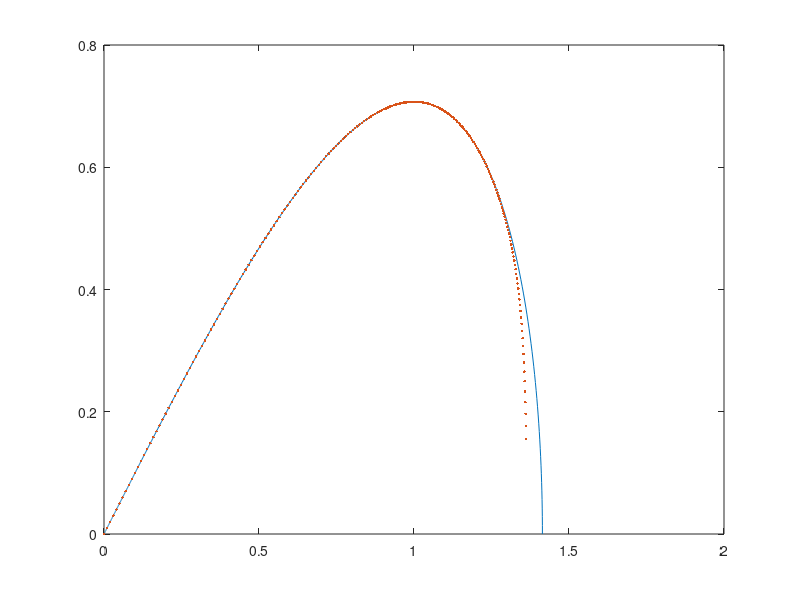

The MATLAB script that drew this image:
%Este programa se escribe sin acentos 
%Autor: Prof.Jaime Burgos Garcia
%Facultad de Ciencias Fisico Matematicas. Universidad Autonoma de Coahuila
%Asignatura: Topicos Selectos de Analisis Numerico
%Tema: El metodo de parametrizacion para variedades invariantes de puntos de equilibrio.
% Caso de la ecuacion de Duffing. VERSION CORREGIDA
%Advertencia. Este programa es una version corregida de la implementacion computacional del
%metodo presentado en el articulo, El metodo de parametrizacion para variedades invariantes de
%puntos de equilibrio de ecuaciones diferenciales ordinarias. Abstraction &
%Application, 30. pp 64-81, (2020). En consecuencia, los resultados
%proporcionados por este programa no corresponden a los presentados en
%dicho documento.
clear 
close all
clc
format long
%Bloque de parametros iniciales
%Por las necesidades de Matlab, el indice de las sumas comienzan desde 1.
N=21;  %Numero que define el orden de la aproximacion deseada. El orden es N-1
p0=[0 0]; %coordenadas del punto de equilibrio
lambda=1;%eigenvalor para la parte inestable
p1=[1 1]; %coordenadas d el vector asociado a la parte inestable
P=zeros(N,2); %arreglo para almacenar los coeficientes de la variedad
a=zeros(1,N); %arreglo para almacenar los coeficientes a_n (ver documento)
b=zeros(1,N); %arreglo para almacenar los coeficientes b_n (ver documento)
P(1,:)=p0;%coordenadas del punto de equilibrio 
P(2,:)=p1;%coordenadas del vector propio elegido
%%%%%%%%%%%%%%%%%%%%%%%%%%%%%%%%

for n = 3:N %ciclo para calcular los coeficientes de orden 2 y superior
   
sum1=0;
sum2=0;
%se ha usado el hecho que en el ejemplo actual el punto de equilibrio es el
%origen por lo cual los coeficientes a_1, a_2, b_1 y b_2 son cero (ver documento)

 for j=1:n %ciclo que calcula los elementos a_n
     
    sum1=sum1+P(n+1-j,1)*P(j,1);
           
 end
 a(n)=sum1;

for j=1:n %ciclo que calcula los elementos b_n
     
    sum2=sum2+P(n+1-j,1)*a(j);
           
end
 b(n)=sum2;
    s=sum2; %termino s_n-1, usando el hecho que p01=0 (ver documento)
    
    %%%%%%%%%%%%%%%%%%%%%%%%%solucion de los sistemas lineales a cada paso
     M=[-(n-1)*lambda 1;1-3*(p0(1))^2 -(n-1)*lambda]; %matriz
     v=[0;s]; %vector derecho para el sistema
     P(n,:) = M\v; %solucion del sistema lineal
     %%%%%%%%%%%%%%%%%%%%%%%%%%%%%
end

P %despliega el arreglo de coeficientes

%%%%%%%%bloque de graficacion de resultados 
xp=flipud(P(:,1))';
yp=flipud(P(:,2))'; %coeficientes en forma ascendente
thetamin=0;
thetamax=2.2; %extremos del dominio para theta
theta=thetamin:1/100:thetamax; %discretizacion del dominio
xpv=polyval(xp,theta);
ypv=polyval(yp,theta); %evaluacion de los polinomios dados por las coordenadas
tmin=0;
tmax=0.5; %extremos del dominio para t
t=-37:1/100:0; %discretizacion del dominio
x = sqrt(2)*sech(t);
y = -sqrt(2)*sech(t).*tanh(t);%evaluacion de la variedad en el dominio de t

figure(1)
plot(x,y)
hold on 
plot(xpv,ypv,'.')
%%%%%%%%%%%%%%%%%%%%%%%%%%%%%%%%%%%%%%%